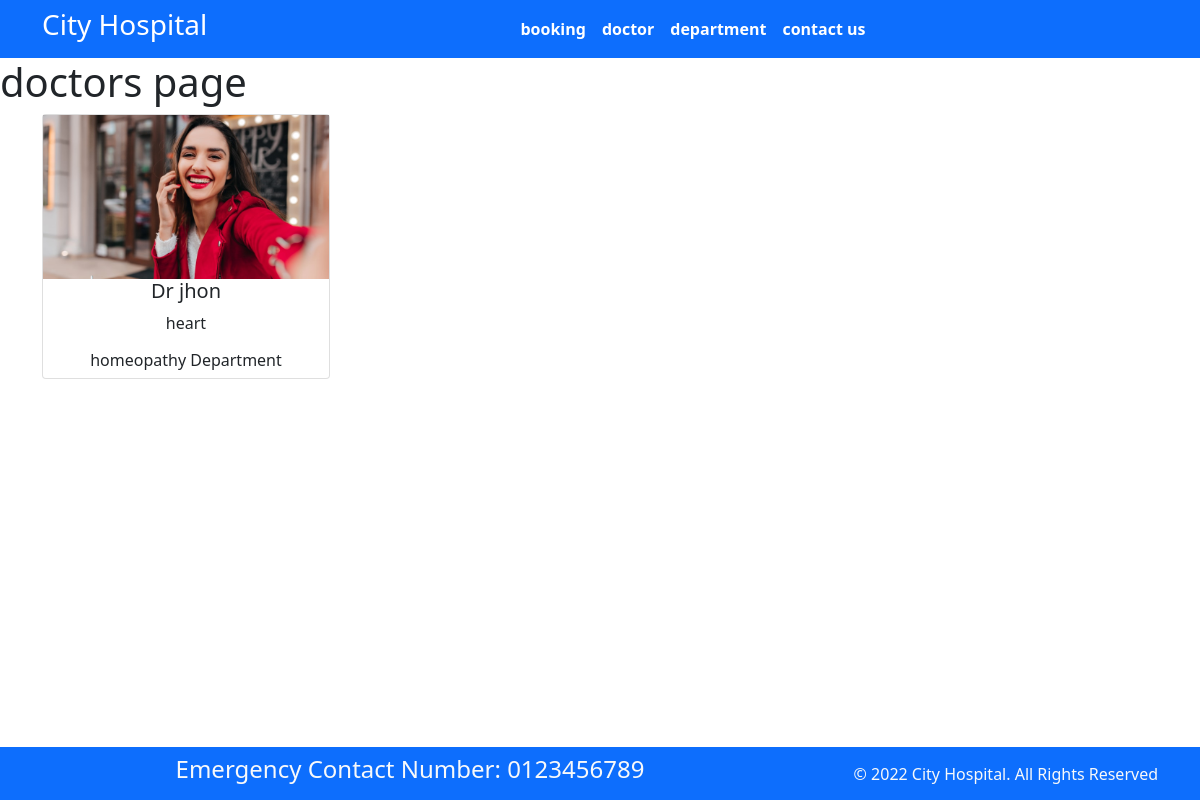
Screenshot of /doctor with the database file from the repository.
### myapp/models.py (models this page shows, shortened)
class Doctors(models.Model):
   doc_name=models.CharField(max_length=255)
   doc_spec=models.CharField(max_length=255)
   dep_name=models.ForeignKey(Department,on_delete=models.CASCADE)
   doc_image=models.ImageField(upload_to='doctors')

class Department(models.Model):
   dep_name=models.CharField(max_length=255)
   dep_description=models.TextField(max_length=255)
   def __str__(self):
      return self.dep_name

### myapp/views.py (the view)
# urls.py: path("doctor",views.doctor,name="doctor"),
def doctor(request):
    dict_doc={
        'doctors':Doctors.objects.all()
    }
    return render(request,"doctors.html",dict_doc)

### templates/doctors.html (shortened to what this page needs)
 <!DOCTYPE html>
 {% extends "base1.html" %}
        {% block content %}
        <h1>doctors page</h1>
        <div class="container text-center">
            {% for d in doctors%}
            <div class="card texxt_center" style="width: 18rem;">
                <img src="{{d.doc_image.url}}" class="card-image-top">
                <div class="card_body">
                    <h5 class="card-title">{{d.doc_name}}</h5>
                    <p class="card_text">{{d.doc_spec}}</p>
                    <h6>{{d.dep_name}} Department</h6>
         {%  endfor %}
        {% endblock %}

### templates/base1.html (shortened to what this page needs)
<!DOCTYPE html>
 {% load static %}
<html>
  <head>
    <link rel="stylesheet"
      href=" https://cdn.jsdelivr.net/npm/bootstrap@5.1.3/dist/css/bootstrap.min.css ">
    <link rel="stylesheet"
      href="https://use.fontawesome.com/releases/v5.2.0/css/all.css">
    <link rel="stylesheet"
    href="{% static '/css/style.css' %}">
  </head>
  <body>
    <nav class="navbar bg-primary navbar-expand-md ">
      <div class="container">
        <div class="col-2 text-left pl-md-0">
          <h3 class="text-white"> City Hospital </h3>
        </div>
        <div
          class="collapse navbar-collapse justify-content-center col-md-8 navbar-collapse-3">
          <ul class="navbar-nav justify-content-center  fw-bold">
            <li class="nav-item active">
              <a class="nav-link text-white" href="{% url "booking" %}">booking </a>
            </li>
            <li class="nav-item">
              <a class="nav-link text-white" href="{% url "doctor" %}">doctor </a>
            </li>
            <li class="nav-item">
              <a class="nav-link text-white" href="{% url "department" %}">department </a>
            </li>
            <li class="nav-item">
              <a class="nav-link text-white" href="{% url "contact" %}">contact us </a>
            </li>
        </div>
      </div>
    </nav>
    {% block content %}{% endblock %}
    <section class="fixed-bottom">
      <footer class="pt-2 pb-2  bg-primary text-light">
        <div class="container">
          <div class="row align-items-center">
            <div class="col-12 col-md-8">
              <h4>Emergency Contact Number: 0123456789</h4>
            </div>
            <div class="col-12 col-md-4 mt-4 mt-md-0 text-center text-md-end">
              © 2022 City Hospital. All Rights Reserved
            </div>
          </div>
        </div>
      </footer>
    </section>
  </body>
</html>

### rows the page displays
Doctors: doc_image (picture), doc_name "Dr jhon", doc_spec "heart", dep_name "homeopathy"
